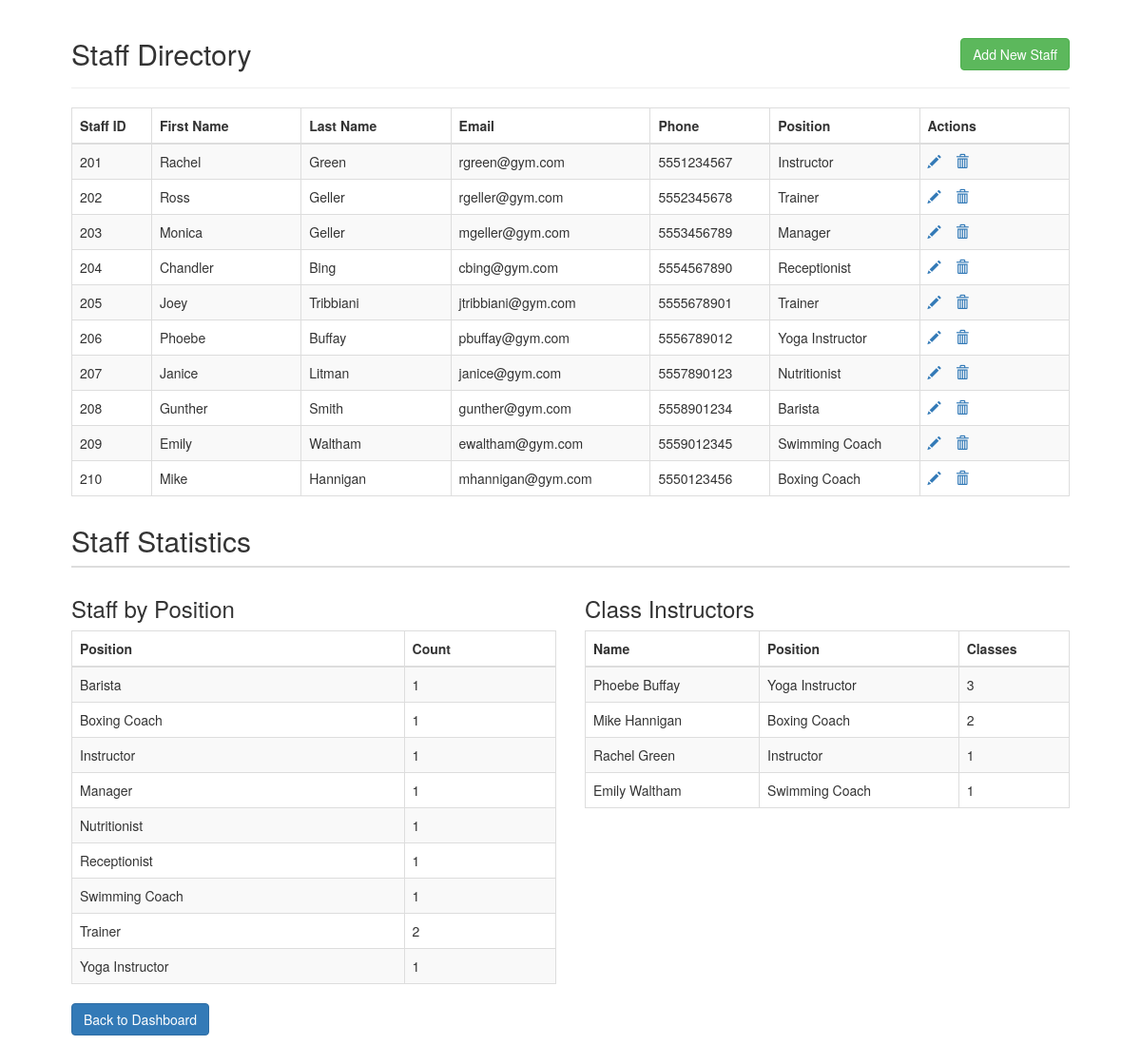
/staff/viewStaff.php, run on the app's committed database.
### tables this page shows
CREATE TABLE Staff (
    StaffID INT PRIMARY KEY,
    FirstName VARCHAR(255),
    LastName VARCHAR(255),
    Email VARCHAR(255),
    Phone VARCHAR(50),
    Position VARCHAR(100)
);

### staff/viewStaff.php (the view, shortened to what this page needs)
<!DOCTYPE html>
<html lang="en">
<head>
    <link rel="stylesheet" href="https://maxcdn.bootstrapcdn.com/bootstrap/3.3.7/css/bootstrap.css">
</head>
<body>
    <div class="wrapper">
        <div class="container-fluid">
            <div class="row">
                <div class="col-md-12">
                    <div class="page-header clearfix">
                        <h2 class="pull-left">Staff Directory</h2>
                        <a href="createStaff.php" class="btn btn-success pull-right">Add New Staff</a>
                    </div>
                    <?php
                    $sql = "SELECT StaffID, FirstName, LastName, Email, Phone, Position FROM Staff ORDER BY StaffID ASC";
                    $result = mysqli_query($link, $sql);
                    if($result){
                        if(mysqli_num_rows($result) > 0){
                            echo "<table class='table table-bordered table-striped'>";
                                echo "<thead>";
                                    echo "<tr>";
                                        echo "<th width=8%>Staff ID</th>";
                                        echo "<th width=15%>First Name</th>";
                                        echo "<th width=15%>Last Name</th>";
                                        echo "<th width=20%>Email</th>";
                                        echo "<th width=12%>Phone</th>";
                                        echo "<th width=15%>Position</th>";
                                        echo "<th width=15%>Actions</th>";
                                    echo "</tr>";
                                echo "</thead>";
                                echo "<tbody>";
                                while($row = mysqli_fetch_array($result)){
                                    echo "<tr>";
                                        echo "<td>" . $row['StaffID'] . "</td>";
                                        echo "<td>" . $row['FirstName'] . "</td>";
                                        echo "<td>" . $row['LastName'] . "</td>";
                                        echo "<td>" . $row['Email'] . "</td>";
                                        echo "<td>" . $row['Phone'] . "</td>";
                                        echo "<td>" . $row['Position'] . "</td>";
                                        echo "<td>";
                                            echo "<a href='updateStaff.php?StaffID=". $row['StaffID'] ."' title='Update Staff' data-toggle='tooltip'><span class='glyphicon glyphicon-pencil'></span></a>";
                                            echo "<a href='deleteStaff.php?StaffID=". $row['StaffID'] ."' title='Delete Staff' data-toggle='tooltip'><span class='glyphicon glyphicon-trash'></span></a>";
                                        echo "</td>";
                                    echo "</tr>";
                                }
                                echo "</tbody>";
                            echo "</table>";
                        } else{
                            echo "<p class='lead'><em>No staff members found.</em></p>";
                        }
                    } else{
                        echo "ERROR: Could not execute $sql. <br>" . mysqli_error($link);
                    }
                    echo "<h2 class='section-header'>Staff Statistics</h2>";
                    echo "<div class='row'>";
                    echo "<div class='col-md-6'>";
                    echo "<h3>Staff by Position</h3>";
                    $sql2 = "SELECT Position, COUNT(*) as Count FROM Staff GROUP BY Position ORDER BY Position ASC";
                    $result2 = mysqli_query($link, $sql2);
                    if($result2){
                        if(mysqli_num_rows($result2) > 0){
                            echo "<table class='table table-bordered table-striped'>";
                                echo "<thead>";
                                    echo "<tr>";
                                        echo "<th>Position</th>";
                                        echo "<th>Count</th>";
                                    echo "</tr>";
                                echo "</thead>";
                                echo "<tbody>";
                                while($row = mysqli_fetch_array($result2)){
                                    echo "<tr>";
                                        echo "<td>" . $row['Position'] . "</td>";
                                        echo "<td>" . $row['Count'] . "</td>";
                                    echo "</tr>";
                                }
                                echo "</tbody>";
                            echo "</table>";
                        } else{
                            echo "<p class='lead'><em>No staff data found.</em></p>";
                        }
                    } else{
                        echo "ERROR: Could not execute staff statistics query. <br>" . mysqli_error($link);
                    }
                    echo "</div>";
                    echo "<div class='col-md-6'>";
                    echo "<h3>Class Instructors</h3>";
                    $sql3 = "SELECT s.FirstName, s.LastName, s.Position, COUNT(fc.ClassID) as ClassesTeaching
                            FROM Staff s
                            LEFT JOIN FitnessClass fc ON s.StaffID = fc.StaffID
                            WHERE s.Position LIKE '%Instructor%' OR s.Position LIKE '%Coach%'
                            GROUP BY s.StaffID
                            ORDER BY ClassesTeaching DESC";
                    $result3 = mysqli_query($link, $sql3);
                    if($result3){
                        if(mysqli_num_rows($result3) > 0){
                            echo "<table class='table table-bordered table-striped'>";
                                echo "<thead>";
                                    echo "<tr>";
                                        echo "<th>Name</th>";
                                        echo "<th>Position</th>";
                                        echo "<th>Classes</th>";
                                    echo "</tr>";
                                echo "</thead>";
                                echo "<tbody>";
                                while($row = mysqli_fetch_array($result3)){
                                    echo "<tr>";
                                        echo "<td>" . $row['FirstName'] . " " . $row['LastName'] . "</td>";
                                        echo "<td>" . $row['Position'] . "</td>";
                                        echo "<td>" . $row['ClassesTeaching'] . "</td>";
                                    echo "</tr>";
                                }
                                echo "</tbody>";
                            echo "</table>";
                        } else{
                            echo "<p class='lead'><em>No instructors found.</em></p>";
                        }
                    } else{
                        echo "ERROR: Could not execute instructor query. <br>" . mysqli_error($link);
                    }
                    echo "</div>";
                    echo "</div>";
                    ?>
                    <p><a href="../index.php" class="btn btn-primary">Back to Dashboard</a></p>
                </div>
            </div>
        </div>
    </div>
</body>
</html>

### staff/viewStaff.php (style rules this page uses)
.wrapper { width: 90%; margin: 0 auto; }
.page-header h2 { margin-top: 0; }
table tr td:last-child a { margin-right: 15px; }
.section-header { margin-top: 30px; border-bottom: 2px solid #ddd; padding-bottom: 10px; }

### data on the page
staff: StaffID "201", FirstName "Rachel", LastName "Green", Email "rgreen@gym.com", Phone "5551234567", Position "Instructor"
staff: StaffID "202", FirstName "Ross", LastName "Geller", Email "rgeller@gym.com", Phone "5552345678", Position "Trainer"
staff: StaffID "203", FirstName "Monica", LastName "Geller", Email "mgeller@gym.com", Phone "5553456789", Position "Manager"
staff: StaffID "204", FirstName "Chandler", LastName "Bing", Email "cbing@gym.com", Phone "5554567890", Position "Receptionist"
staff: StaffID "205", FirstName "Joey", LastName "Tribbiani", Email "jtribbiani@gym.com", Phone "5555678901", Position "Trainer"
staff: StaffID "206", FirstName "Phoebe", LastName "Buffay", Email "pbuffay@gym.com", Phone "5556789012", Position "Yoga Instructor"
staff: StaffID "207", FirstName "Janice", LastName "Litman", Email "janice@gym.com", Phone "5557890123", Position "Nutritionist"
staff: StaffID "208", FirstName "Gunther", LastName "Smith", Email "gunther@gym.com", Phone "5558901234", Position "Barista"
staff: StaffID "209", FirstName "Emily", LastName "Waltham", Email "ewaltham@gym.com", Phone "5559012345", Position "Swimming Coach"
staff: StaffID "210", FirstName "Mike", LastName "Hannigan", Email "mhannigan@gym.com", Phone "5550123456", Position "Boxing Coach"

### other printed values
$row['Position'] "Barista"
$row['Count'] "1"
$row['Position'] "Boxing Coach"
$row['Position'] "Instructor"
$row['Position'] "Manager"
$row['Position'] "Nutritionist"
$row['Position'] "Receptionist"
$row['Position'] "Swimming Coach"
$row['Position'] "Trainer"
$row['Count'] "2"
$row['Position'] "Yoga Instructor"
$row['FirstName'] "Phoebe"
$row['LastName'] "Buffay"
$row['ClassesTeaching'] "3"
$row['FirstName'] "Mike"
